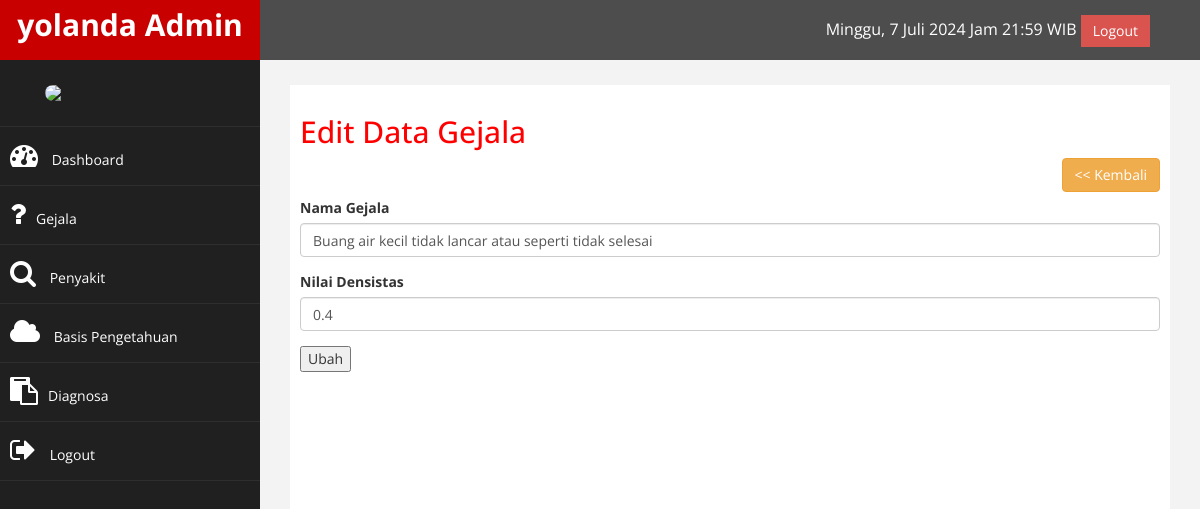
The page /admin/index.php?halaman=gejalaubah&id=2 (signed in) on the database its author committed.
### tables this page shows
CREATE TABLE IF NOT EXISTS `gejala` (
  `id_gejala` int(11) NOT NULL AUTO_INCREMENT,
  `kode_gejala` varchar(50) NOT NULL,
  `nama_gejala` varchar(255) NOT NULL,
  `nilai_ds` float NOT NULL,
  PRIMARY KEY (`id_gejala`)
);

### admin/gejalaubah.php (the view, shortened to what this page needs)
<h2>Edit Data Gejala</h2>
<div class="pull-right">
<a href="index.php?halaman=gejala" class="btn-warning btn"> << Kembali </a>
</div>
<br>
<br>
<?php
$ambil = $koneksi->query("SELECT * FROM gejala WHERE id_gejala='$_GET[id]'");
$pecah = $ambil->fetch_assoc();
?>
<form method="post" enctype="multipart/form-data">
<div class="form-group">
<label>Nama Gejala</label>
<input type="text" class="form-control" name="nama" value="<?php echo $pecah['nama_gejala'];?>">
</div>
<div class="form-group">
<label>Nilai Densistas</label>
<input type="float" class="form-control" name="nilai" value="<?php echo $pecah['nilai_ds'];?>">
</div>
<button class="btn-btn primary" name="ubah">Ubah</button>
</form>

### assets/css/custom.css (style rules this page uses)
body { font-family: 'Open Sans', sans-serif; }
h2 { color: #f00; }

### rows shown on the page
gejala: nama "Buang air kecil tidak lancar atau seperti tidak selesai", nilai "0.4"

### other values the page prints
$_SESSION['user']['nama_lengkap'] "yolanda"
